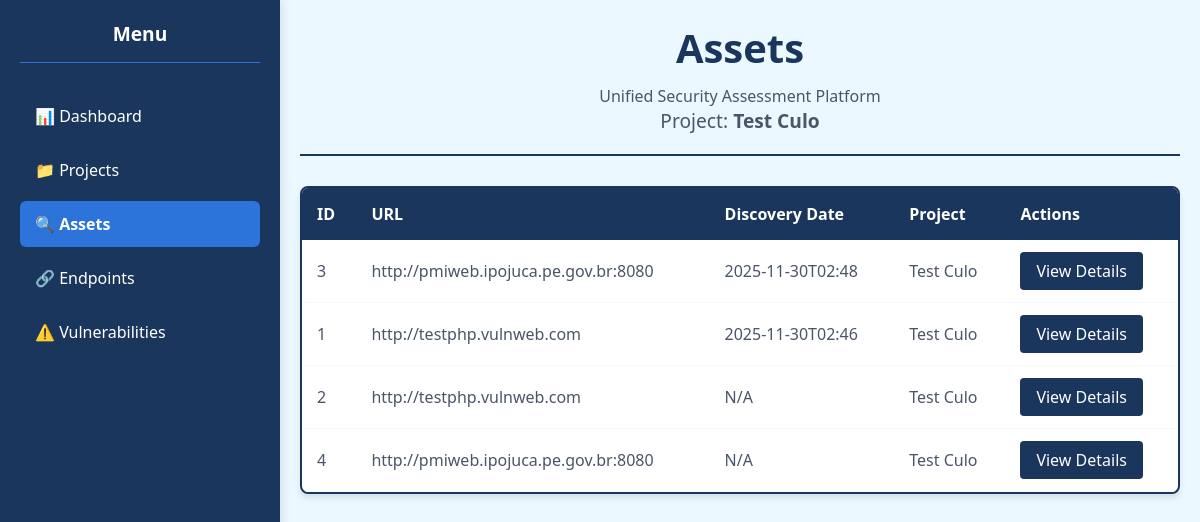
The page /assets?project=1 (signed in) on the database its author committed.
### tables this page shows
CREATE TABLE projects (
            id INTEGER PRIMARY KEY AUTOINCREMENT,
            name TEXT NOT NULL,
            created_date TEXT,
            description TEXT
        );

CREATE TABLE assets (
            id INTEGER PRIMARY KEY AUTOINCREMENT,
            url TEXT NOT NULL,
            technologies TEXT,
            open_ports TEXT,
            project_id INTEGER,
            discovery_date TEXT,
            FOREIGN KEY (project_id) REFERENCES projects (id)
        );

### dashboard/app.py (the view, shortened to what this page needs)
@app.route('/assets')
@login_required
def assets():
    project_id = request.args.get('project', type=int)
    conn = get_db_connection()
    if project_id:
        assets = conn.execute('''
            SELECT a.id, a.url, a.discovery_date, p.name as project_name
            FROM assets a
            LEFT JOIN projects p ON a.project_id = p.id
            WHERE a.project_id = ?
            ORDER BY a.discovery_date DESC
        ''', (project_id,)).fetchall()
    conn.close()
    project_name = None
    if project_id:
        conn = get_db_connection()
        project = conn.execute('SELECT name FROM projects WHERE id = ?', (project_id,)).fetchone()
        conn.close()
        project_name = project['name'] if project else f"Project {project_id}"
    return render_template('assets.html', assets=assets, project_name=project_name, project_id=project_id)

### dashboard/app.py (called while the page is built)
def get_db_connection():
    base_dir = os.path.dirname(os.path.dirname(os.path.abspath(__file__)))
    db_path = os.path.join(base_dir, 'database', 'hellSsus.db')
    print(f"📁 CONNECTING TO: {db_path}")
    conn = sqlite3.connect(db_path)
    conn.row_factory = sqlite3.Row
    return conn

def login_required(f):
    @wraps(f)
    def decorated_function(*args, **kwargs):
        if 'user_id' not in session:
            return redirect(url_for('login'))
        return f(*args, **kwargs)
    return decorated_function

### dashboard/templates/assets.html
{% extends "base.html" %}
{% block content %}
<div class="page-header">
    <h1 class="page-title">Assets</h1>
    <p>Unified Security Assessment Platform</p>
    {% if project_name %}
        <p class="page-subtitle">Project: <strong>{{ project_name }}</strong></p>
    {% endif %}
</div>
<div class="table-container">
    <table class="data-table">
        <thead>
            <tr>
                <th>ID</th>
                <th>URL</th>
                <th>Discovery Date</th>
                <th>Project</th>
                <th>Actions</th>
            </tr>
        </thead>
        <tbody>
            {% for asset in assets %}
            <tr>
                <td>{{ asset.id }}</td>
                <td class="url-cell">{{ asset.url }}</td>
                <td>{{ asset.discovery_date[:16] if asset.discovery_date else 'N/A' }}</td>
                <td>{{ asset.project_name if asset.project_name else 'N/A' }}</td>
                <td>
                    <a href="{{ url_for('asset_detail', asset_id=asset.id) }}" class="btn-view">View Details</a>
                </td>
            </tr>
            {% else %}
            <tr>
                <td colspan="5" class="no-data">No assets found</td>
            </tr>
            {% endfor %}
        </tbody>
    </table>
</div>
{% endblock %}

### dashboard/static/css/style.css (style rules this page uses)
:root { --dark-blue: #1a365d; --medium-blue: #2d74da; --light-blue: #ebf8ff; --white: #ffffff; --light-gray: #f7fafc; --gray: #4a5568; }
* { margin: 0; padding: 0; box-sizing: border-box; }
body { font-family: 'Segoe UI', Tahoma, Geneva, Verdana, sans-serif; background: var(--light-blue); color: var(--gray); }
.page-header { text-align: center; border-bottom: 2px solid var(--dark-blue); padding-bottom: 20px; margin-bottom: 30px; }
.page-title { font-size: 2.5em; color: var(--dark-blue); margin-bottom: 10px; }
.page-subtitle { font-size: 1.2em; color: var(--gray); }
.table-container { background: var(--white); border-radius: 8px; border: 2px solid var(--dark-blue); box-shadow: 0 4px 6px rgba(0,0,0,0.1); overflow: hidden; }
.data-table { width: 100%; border-collapse: collapse; }
.data-table th { background: var(--dark-blue); color: white; padding: 15px; text-align: left; font-weight: 600; }
.data-table td { padding: 12px 15px; border-bottom: 1px solid var(--light-gray); }
.btn-view { background: var(--dark-blue); color: white; padding: 8px 16px; border-radius: 4px; text-decoration: none; display: inline-block; }

### rows shown on the page
projects: name "Test Culo"
assets: id "3", url "http://pmiweb.ipojuca.pe.gov.br:8080", discovery_date "2025-11-30T02:48", name "Test Culo"
assets: id "1", url "http://testphp.vulnweb.com", discovery_date "2025-11-30T02:46", name "Test Culo"
assets: id "2", url "http://testphp.vulnweb.com", discovery_date "N/A", name "Test Culo"
assets: id "4", url "http://pmiweb.ipojuca.pe.gov.br:8080", discovery_date "N/A", name "Test Culo"
